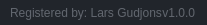
              <widget class="QFrame" name="frame_grip">
               <property name="minimumSize">
                <size>
                 <width>0</width>
                 <height>25</height>
                </size>
               </property>
               <property name="maximumSize">
                <size>
                 <width>16777215</width>
                 <height>25</height>
                </size>
               </property>
               <property name="styleSheet">
                <string notr="true">background-color: rgb(33, 37, 43);</string>
               </property>
               <property name="frameShape">
                <enum>QFrame::NoFrame</enum>
               </property>
               <property name="frameShadow">
                <enum>QFrame::Raised</enum>
               </property>
               <layout class="QHBoxLayout" name="horizontalLayout_6">
                <property name="spacing">
                 <number>0</number>
                </property>
                <property name="leftMargin">
                 <number>0</number>
                </property>
                <property name="topMargin">
                 <number>0</number>
                </property>
                <property name="rightMargin">
                 <number>2</number>
                </property>
                <property name="bottomMargin">
                 <number>0</number>
                </property>
                <item>
                 <widget class="QFrame" name="frame_label_bottom">
                  <property name="frameShape">
                   <enum>QFrame::NoFrame</enum>
                  </property>
                  <property name="frameShadow">
                   <enum>QFrame::Raised</enum>
                  </property>
                  <layout class="QHBoxLayout" name="horizontalLayout_7">
                   <property name="spacing">
                    <number>0</number>
                   </property>
                   <property name="leftMargin">
                    <number>10</number>
                   </property>
                   <property name="topMargin">
                    <number>0</number>
                   </property>
                   <property name="rightMargin">
                    <number>10</number>
                   </property>
                   <property name="bottomMargin">
                    <number>0</number>
                   </property>
                   <item>
                    <widget class="QLabel" name="label_credits">
                     <property name="font">
                      <font>
                       <family>Segoe UI</family>
                      </font>
                     </property>
                     <property name="styleSheet">
                      <string notr="true">color: rgb(98, 103, 111);</string>
                     </property>
                     <property name="text">
                      <string>Registered by: Lars Gudjons</string>
                     </property>
                    </widget>
                   </item>
                   <item>
                    <widget class="QLabel" name="label_version">
                     <property name="maximumSize">
                      <size>
                       <width>100</width>
                       <height>16777215</height>
                      </size>
                     </property>
                     <property name="font">
                      <font>
                       <family>Segoe UI</family>
                      </font>
                     </property>
                     <property name="styleSheet">
                      <string notr="true">color: rgb(98, 103, 111);</string>
                     </property>
                     <property name="text">
                      <string>v1.0.0</string>
                     </property>
                     <property name="alignment">
                      <set>Qt::AlignRight|Qt::AlignTrailing|Qt::AlignVCenter</set>
                     </property>
                    </widget>
                   </item>
                  </layout>
                 </widget>
                </item>
                <item>
                 <widget class="QFrame" name="frame_size_grip">
                  <property name="maximumSize">
                   <size>
                    <width>20</width>
                    <height>20</height>
                   </size>
                  </property>
                  <property name="styleSheet">
                   <string notr="true">QSizeGrip {
	background-image: url(:/16x16/icons/16x16/cil-size-grip.png);
	background-position: center;
	background-repeat: no-reperat;
}</string>
                  </property>
                  <property name="frameShape">
                   <enum>QFrame::NoFrame</enum>
                  </property>
                  <property name="frameShadow">
                   <enum>QFrame::Raised</enum>
                  </property>
                 </widget>
                </item>
               </layout>
              </widget>
